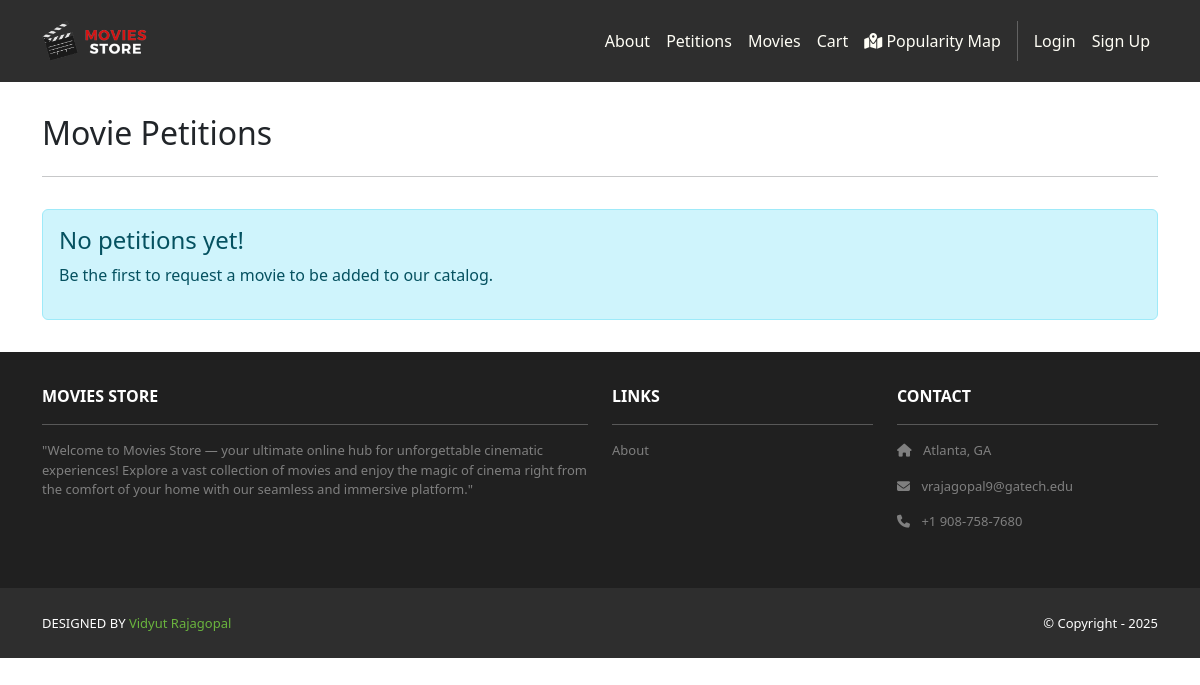
Before: /movies/petitions/ with the older database file.
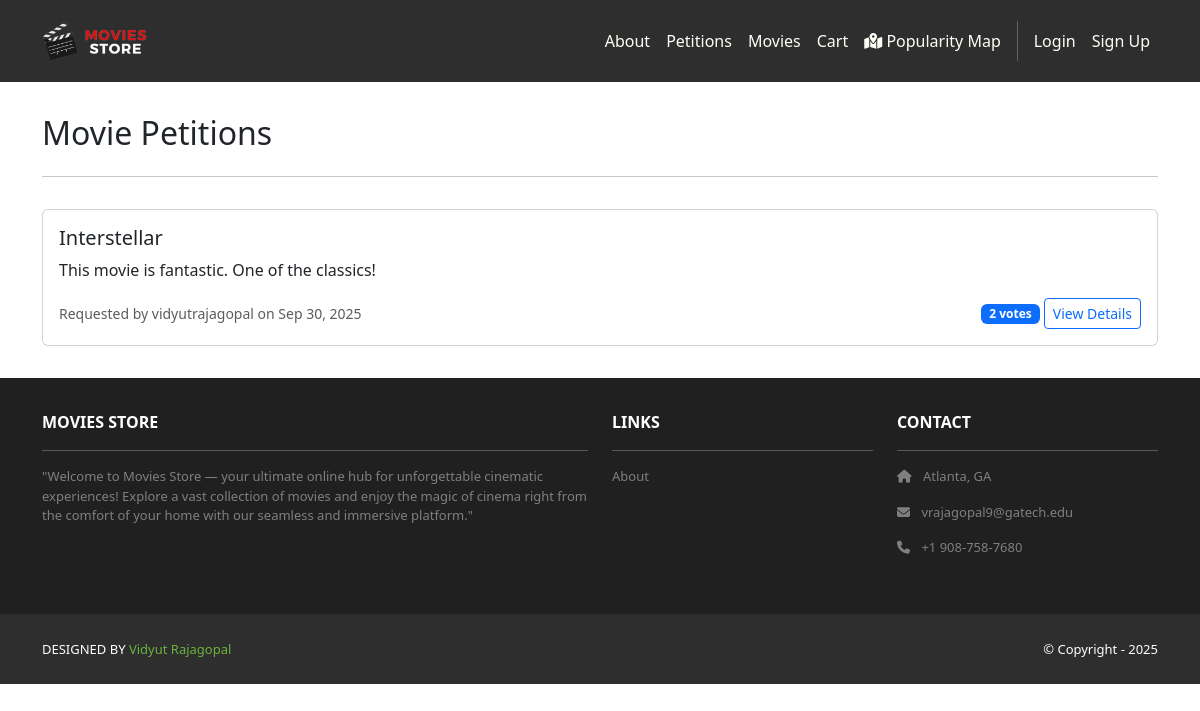
After: the same page with the newer database file.
### movies/models.py (models this page shows, shortened)
class Petition(models.Model):
    title = models.CharField(max_length=200)
    description = models.TextField()
    requested_by = models.ForeignKey(User, on_delete=models.CASCADE)
    created_at = models.DateTimeField(auto_now_add=True)
    votes = models.IntegerField(default=0)
    status = models.CharField(max_length=20, choices=[
        ('pending', 'Pending'),
        ('approved', 'Approved'),
        ('rejected', 'Rejected')
    ], default='pending')
    def get_vote_count(self):
        return self.vote_set.count()

### movies/views.py (the view)
# urls.py: path('petitions/', views.petition_list, name='petition_list'),
def petition_list(request):
    petitions = Petition.objects.all().order_by('-created_at')
    template_data = {
        'title': 'Movie Petitions',
        'petitions': petitions,
    }
    return render(request, 'movies/petition_list.html', {'template_data': template_data})

### movies/templates/movies/petition_list.html (shortened to what this page needs)
{% extends 'base.html' %}
{% block content %}
<div class="p-3">
  <div class="container">
    <div class="row mt-3">
      <div class="col mx-auto mb-3">
        <div class="d-flex justify-content-between align-items-center">
          <h2>Movie Petitions</h2>
        </div>
        <hr />
      </div>
    </div>
    {% for petition in template_data.petitions %}
    <div class="card mb-3">
      <div class="card-body">
        <h5 class="card-title">{{ petition.title }}</h5>
        <p class="card-text">{{ petition.description|truncatewords:30 }}</p>
        <div class="d-flex justify-content-between align-items-center">
          <small class="text-muted">
            Requested by {{ petition.requested_by.username }} on {{ petition.created_at|date:"M d, Y" }}
          </small>
          <div>
            <span class="badge bg-primary">{{ petition.get_vote_count }} votes</span>
            <a href="{% url 'movies:petition_detail' petition.id %}" class="btn btn-sm btn-outline-primary">View Details</a>
          </div>
        </div>
      </div>
    </div>
    {% empty %}
    <div class="alert alert-info">
      <h4>No petitions yet!</h4>
      <p>Be the first to request a movie to be added to our catalog.</p>
    </div>
    {% endfor %}
  </div>
</div>
{% endblock content %}

### moviesstore/templates/base.html (shortened to what this page needs)
<!DOCTYPE html>
<html>
  {% load static %}
  <head>
    <link href="https://cdn.jsdelivr.net/npm/bootstrap@5.3.3/dist/css/bootstrap.min.css" rel="stylesheet">
    <link rel="stylesheet" href="https://cdnjs.cloudflare.com/ajax/libs/font-awesome/6.1.1/css/all.min.css">
    <link rel="stylesheet" type="text/css" href="{% static 'css/style.css' %}">
  </head>
  <body {% if user.is_authenticated %}data-user-authenticated="true"{% endif %}>
    <nav class="p-3 navbar navbar-dark bg-dark navbar-expand-lg">
      <div class="container">
        <a class="navbar-brand" href="{% url 'home.index' %}">
          <img src="{% static 'img/logo.png' %}" alt="logo" height="40" />
        </a>
        <div class="collapse navbar-collapse" id="navbarNavAltMarkup">
          <div class="navbar-nav ms-auto navbar-ml">
            <a class="nav-link" href="{% url 'home.about' %}">About</a>
            <a class="nav-link" href="{% url 'movies:petition_list' %}">Petitions</a>
            <a class="nav-link" href="{% url 'movies:index' %}">Movies</a>
            <a class="nav-link" href="{% url 'cart.index' %}">Cart</a>
            <a class="nav-link" href="{% url 'geography.popularity_map' %}">
                <i class="fas fa-map-marked-alt"></i> Popularity Map
            </a>
            {% if user.is_authenticated %}
            <a class="nav-link" href="{% url 'accounts.orders' %}">Orders</a>
            <a class="nav-link" href="{% url 'geography.location_settings' %}">Location</a>
            <a class="nav-link" href="{% url 'accounts.logout' %}">Logout ({{ user.username }})</a>
            {% else %}
            <a class="nav-link" href="{% url 'accounts.login' %}">Login</a>
            <a class="nav-link" href="{% url 'accounts.signup' %}">Sign Up</a>
            {% endif %}
          </div>
        </div>
      </div>
    </nav>
    <div>
      {% block content %}
      {% endblock content %}
    </div>
    <section class="p-3 ms-footer d-none d-md-block">
      <div class="container">
        <div class="row mt-3 text-white">
          <div class="col-md-6 col-lg-6 col-xl-6 mx-auto mb-4">
            <b>MOVIES STORE</b>
            <hr />
            <p>"Welcome to Movies Store — your ultimate online hub for unforgettable cinematic experiences! Explore a vast collection of movies and enjoy the magic of cinema right from the comfort of your home with our seamless and immersive platform."</p>
          </div>
          <div class="col-md-3 col-lg-3 col-xl-3 mx-auto mb-4">
            <b>LINKS</b>
            <hr />
            <p><a class="nav-link" href="{% url 'home.about' %}">About</a></p>
          </div>
          <div class="col-md-3 col-lg-3 col-xl-3 mx-auto mb-4">
            <b>CONTACT</b>
            <hr />
            <p><i class="fas fa-home me-2"></i> Atlanta, GA</p>
            <p><i class="fas fa-envelope me-2"></i> vrajagopal9@gatech.edu</p>
            <p><i class="fas fa-phone me-2"></i> +1 908-758-7680</p>
          </div>
        </div>
      </div>
    </section>
    <section class="p-3 ms-footer-bottom bg-dark">
      <div class="container d-flex justify-content-between">
        <div class="me-5 text-white">
          <span>DESIGNED BY <a href="https://www.linkedin.com/in/vidyut-rajagopal/" target="_blank">Vidyut Rajagopal</a>
          </span>
        </div>
        <div class="text-white">
          <span>© Copyright - 2025</span>
        </div>
      </div>
    </section>
  </body>
</html>

### moviesstore/static/css/style.css (style rules this page uses)
.navbar a.nav-link { color: #FFFEF6 !important; }
.bg-dark { background-color: #2E2E2E !important; }
.ms-footer { background-color: #202020; }
.ms-footer p { color: #7F7F7F; font-size: 13px; }
.ms-footer-bottom span { font-size: 13px; line-height: 38px; }
.ms-footer-bottom a { color: #6ab43e; text-decoration: none; }

Changed rows visible on the page:
added Petition: title "Interstellar", description "This movie is fantastic. One of the classics!", requested_by.username "vidyutrajagopal", created_at "Sep 30, 2025", get_vote_count "2"
Other visible differences:
text no longer shown: "No petitions yet! Be the first to request a movie to be added to our catalog."
